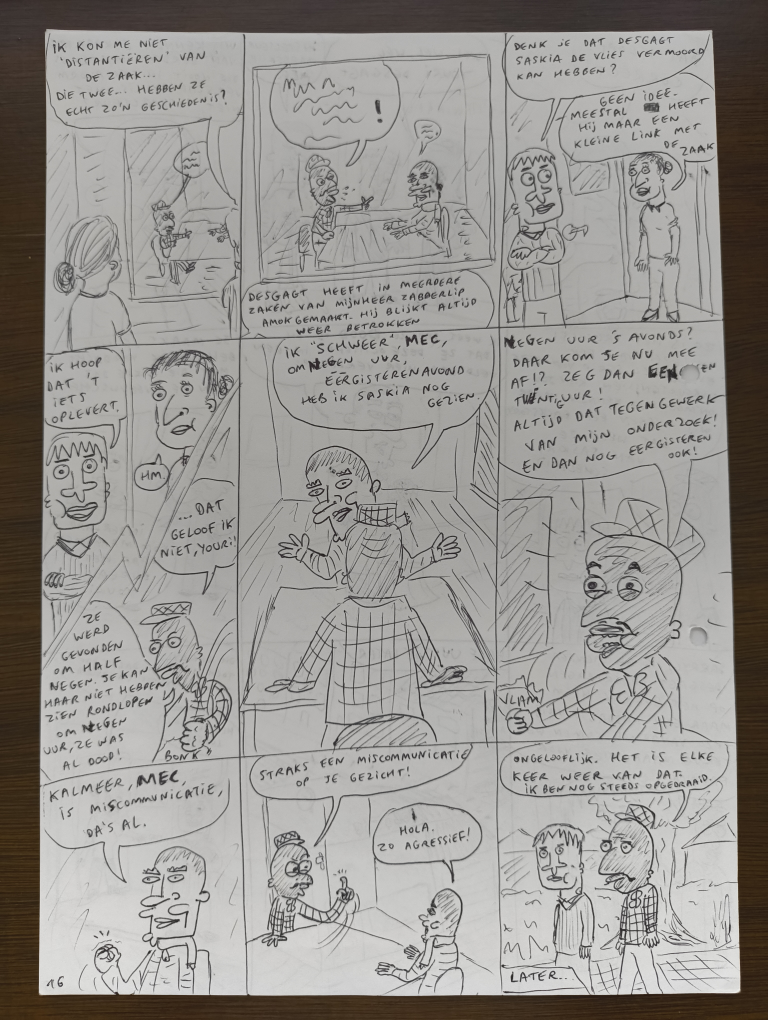
#> input picture albums/Inspecteur Zabberlip/Zonder twijfel een pistool - p16.jpg, 3072 x 4080 px (shown at 1/4 size); its folder holds only this picture in this run
$ python process_comic_pages.py
#> lines starting #> are read from the running program, lines starting #| are printed output that depends on the picture; after the words box and inside, x2 and y2 are one past the last pixel; in counts of white or black regions, pixels touching at a corner belong together
#> in process_image, img is the input picture: shape (4080, 3072, 3); mean B, G, R 144.7, 148.6, 151.3
import cv2
import numpy as np
import os
import argparse
from pathlib import Path

def order_points(pts):
    rect = np.zeros((4, 2), dtype="float32")
    s = pts.sum(axis=1)
    rect[0] = pts[np.argmin(s)]
    rect[2] = pts[np.argmax(s)]
    diff = np.diff(pts, axis=1)
    rect[1] = pts[np.argmin(diff)]
    rect[3] = pts[np.argmax(diff)]
    return rect

def get_page_mask_and_corners(img):
    ratio = img.shape[0] / 500.0
#> ratio = 8.16
    image = cv2.resize(img, (int(img.shape[1] / ratio), 500))
    gray = cv2.cvtColor(image, cv2.COLOR_BGR2GRAY)
    gray = cv2.GaussianBlur(gray, (5, 5), 0)
    _, thresh = cv2.threshold(gray, 0, 255, cv2.THRESH_BINARY + cv2.THRESH_OTSU)
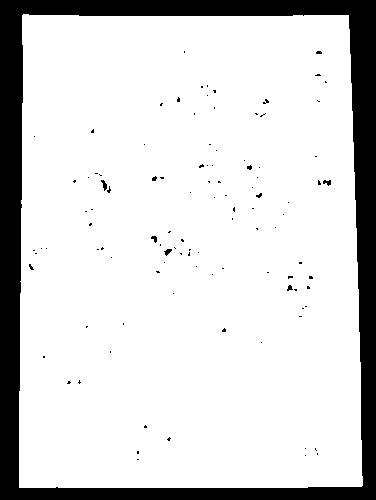
#> thresh: shape (500, 376); 84% white; 107 black regions (101 under 20 px)

    contours, _ = cv2.findContours(thresh, cv2.RETR_LIST, cv2.CHAIN_APPROX_SIMPLE)
#> contours = 114 contours, 102 with area under 20; largest, box (x1, y1, x2, y2) and area: (19, 14, 363, 488) 157768, (100, 179, 108, 192) 47, (322, 179, 332, 187) 42, (163, 248, 173, 257) 40, (150, 235, 158, 244) 36
    contours = sorted(contours, key=cv2.contourArea, reverse=True)
    if not contours: return None, None
    paper_cnt = contours[0]
#> paper_cnt = contour of 66 points, box (x1, y1, x2, y2) (19, 14, 363, 488), area 157768

    peri = cv2.arcLength(paper_cnt, True)
#> peri = 1624.7
    approx = cv2.approxPolyDP(paper_cnt, 0.01 * peri, True)
#> approx = [[23, 14], [19, 487], [361, 486], [348, 15]]
    if len(approx) != 4:
        rect = cv2.minAreaRect(paper_cnt)
        approx = np.intp(cv2.boxPoints(rect))

    mask = np.zeros(image.shape[:2], dtype=np.uint8)
    cv2.drawContours(mask, [paper_cnt], -1, 255, -1)
#> mask: shape (500, 376); 84.3% white; 1 black region, box (x1, y1, x2, y2) and area: (0, 0, 376, 500) 29425

    # Minimal 1px erosion for edge cleanup
    kernel = np.ones((3, 3), np.uint8)
    mask = cv2.erode(mask, kernel, iterations=1)
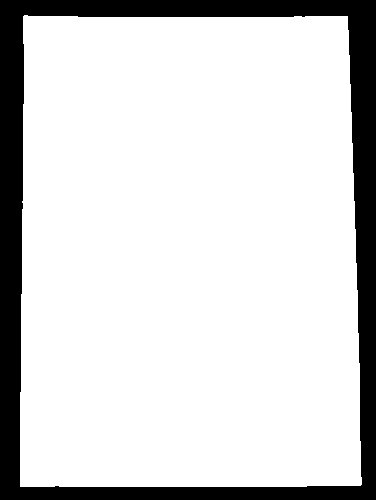
#> mask: shape (500, 376); 83.5% white; 1 black region, box (x1, y1, x2, y2) and area: (0, 0, 376, 500) 31068

    full_mask = cv2.resize(mask, (img.shape[1], img.shape[0]))
    return full_mask, approx.reshape(-1, 2) * ratio

def process_image(img_path, output_dir, mode="color"):
    img = cv2.imread(str(img_path))
    if img is None: return

    mask, pts = get_page_mask_and_corners(img)
#> pts = [[187.7, 114.2], [155, 3973.9], [2945.8, 3965.8], [2839.7, 122.4]]
    if pts is not None and mask is not None:
        rect = order_points(pts)
#> in order_points, `s = pts.sum(axis=1)`: s = [301.9, 4129, 6911.5, 2962.1]
#> in order_points, `diff = np.diff(pts, axis=1)`: diff = [-73.44, 3818.9, 1020, -2717.3]
#> rect = [[187.7, 114.2], [2839.7, 122.4], [2945.8, 3965.8], [155, 3973.9]]
        (tl, tr, br, bl) = rect
#> tl = [187.7, 114.2]; tr = [2839.7, 122.4]; br = [2945.8, 3965.8]; bl = [155, 3973.9]
        width = int(max(np.sqrt(((br[0] - bl[0]) ** 2) + ((br[1] - bl[1]) ** 2)),
                        np.sqrt(((tr[0] - tl[0]) ** 2) + ((tr[1] - tl[1]) ** 2))))
#> width = 2790
        height = int(max(np.sqrt(((tr[0] - br[0]) ** 2) + ((tr[1] - br[1]) ** 2)),
                         np.sqrt(((tl[0] - bl[0]) ** 2) + ((tl[1] - bl[1]) ** 2))))
#> height = 3859

        dst = np.array([[0, 0], [width - 1, 0], [width - 1, height - 1], [0, height - 1]], dtype="float32")
#> dst = [[0, 0], [2789, 0], [2789, 3858], [0, 3858]]
        M = cv2.getPerspectiveTransform(rect, dst)
#> M = [[1.05, 0.00887, -197.8], [-0.00324, 1.05, -119.7], [-1.6e-06, 1.36e-05, 1]]
        warped_img = cv2.warpPerspective(img, M, (width, height))
        warped_mask = cv2.warpPerspective(mask, M, (width, height))

        gray_warped = cv2.cvtColor(warped_img, cv2.COLOR_BGR2GRAY)
        blur_gray = cv2.GaussianBlur(gray_warped, (99, 99), 0)
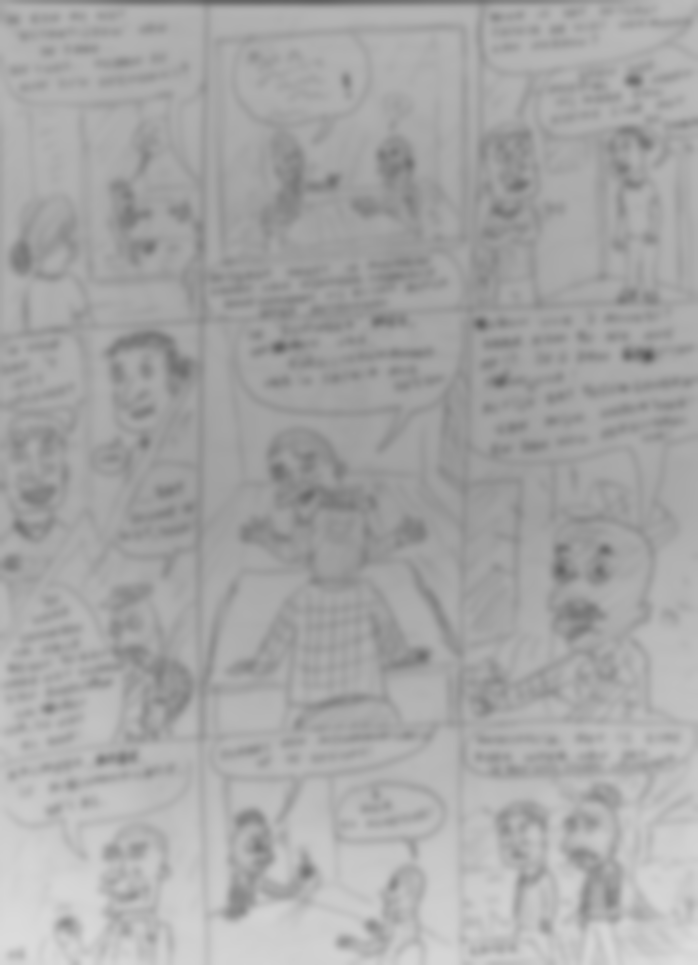
#> blur_gray: shape (3859, 2790) (shown at 1/4 size); min 89, max 222, mean 167.1
        blur_bgr = cv2.cvtColor(blur_gray, cv2.COLOR_GRAY2BGR).astype(np.float32) + 1e-6

        # Color normalization
        processed_rgb = warped_img.astype(np.float32) * 255.0 / blur_bgr
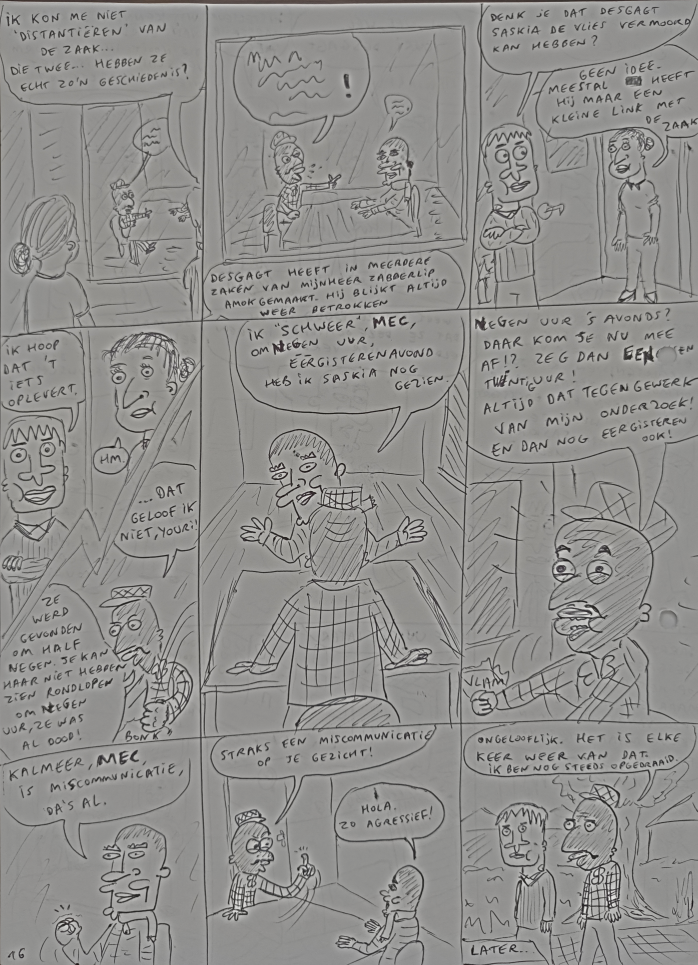
#> processed_rgb: shape (3859, 2790, 3) float32 (shown at 1/4 size); mean B, G, R 246.3, 247.6, 248.3; drawn with min black and max white
        processed_rgb = 255.0 - ((255.0 - processed_rgb) * 1.15)
        processed_rgb = np.clip(processed_rgb, 0, 255).astype(np.uint8)
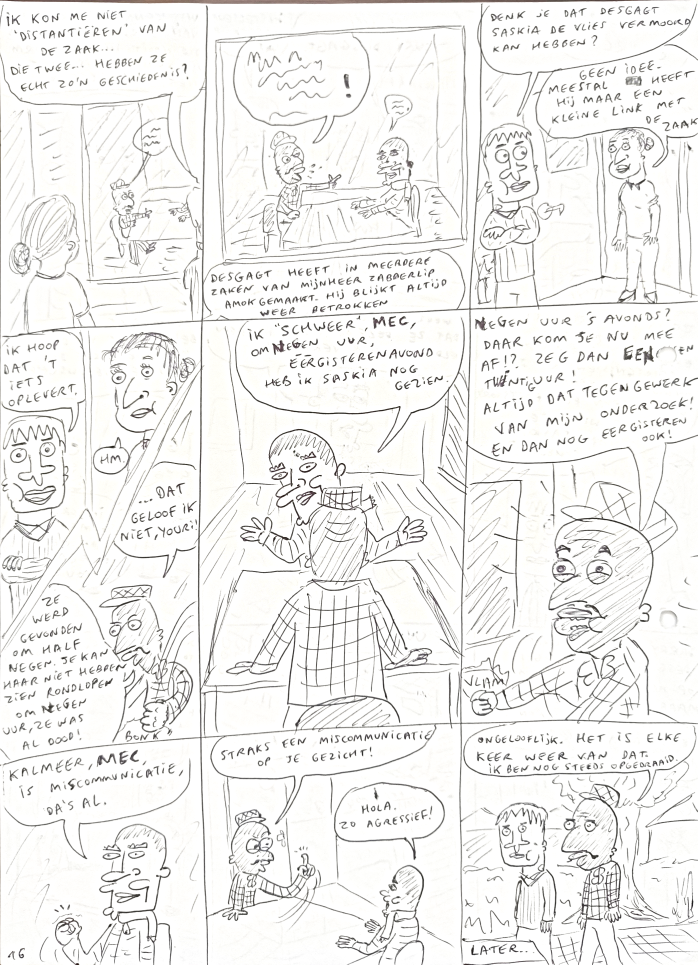
#> processed_rgb: shape (3859, 2790, 3) (shown at 1/4 size); mean B, G, R 238.6, 239.9, 240.3

        if mode == "bw":
            processed_rgb = cv2.cvtColor(processed_rgb, cv2.COLOR_BGR2GRAY)
            processed_rgb = cv2.cvtColor(processed_rgb, cv2.COLOR_GRAY2BGR)

        # Alpha Extraction
        norm_gray = gray_warped.astype(np.float32) * 255.0 / (blur_gray.astype(np.float32) + 1e-6)
        inv = 255.0 - norm_gray
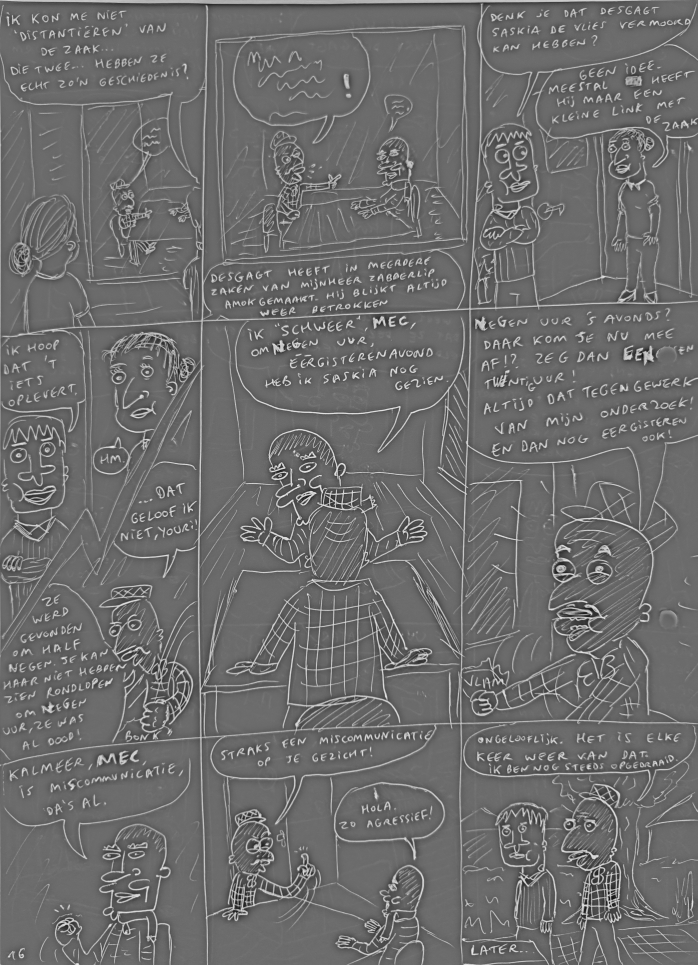
#> inv: shape (3859, 2790) float32 (shown at 1/4 size); min -173.3, max 233, mean 0.5; drawn with min black and max white
        ink_alpha = np.clip(inv * 2.2, 0, 255).astype(np.uint8)
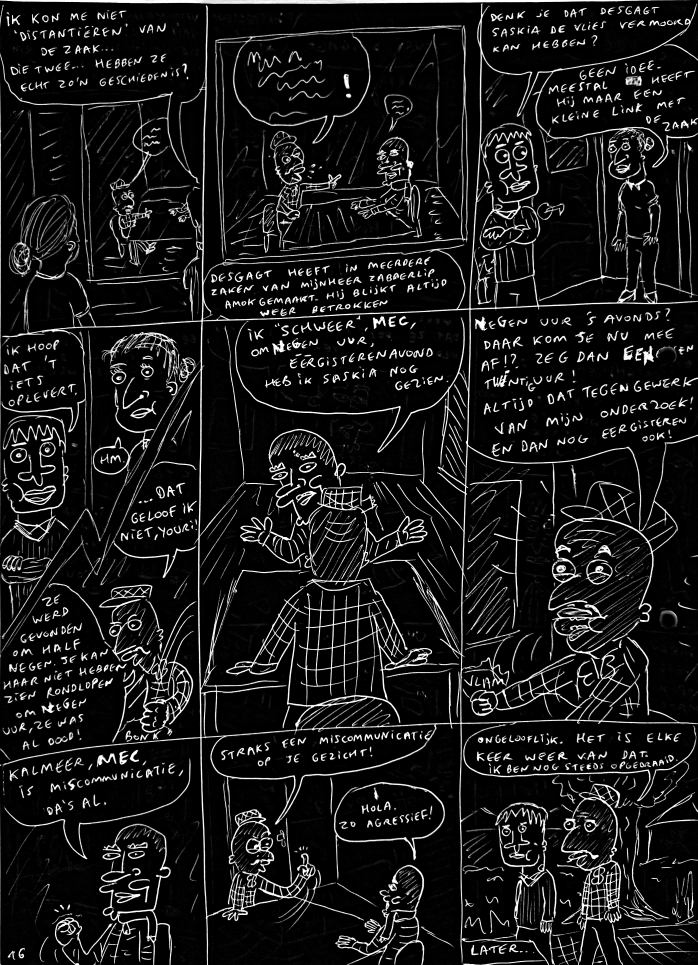
#> ink_alpha: shape (3859, 2790) (shown at 1/4 size); min 0, max 255, mean 25.7
        final_alpha = cv2.bitwise_and(ink_alpha, warped_mask)

        b, g, r = cv2.split(processed_rgb)
        final_art = cv2.merge((b, g, r, final_alpha))
    else:
        final_art = img

    cv2.imwrite(str(output_dir / f"{img_path.stem}.png"), final_art)
    print(f"  [Done] {img_path.name}")

def process_directory(input_dir, output_dir=None, mode="color"):
    input_path = Path(input_dir)
    if not input_path.exists(): return
    out_dir = input_path.parent / f"{input_path.name}_processed" if output_dir is None else Path(output_dir)
    out_dir.mkdir(parents=True, exist_ok=True)
    images = [f for f in input_path.iterdir() if f.suffix.lower() in {'.jpg', '.jpeg', '.png', '.webp'} and f.is_file()]
    print(f"Target: {out_dir} | Mode: {mode.upper()}")
    for img_path in images:
        process_image(img_path, out_dir, mode=mode)

if __name__ == "__main__":
    parser = argparse.ArgumentParser()
    parser.add_argument("input_folder", nargs="?", default=None, help="Folder to process. Defaults to all folders in 'albums/'")
    parser.add_argument("-o", "--output", type=str)
    parser.add_argument("--bw", action="store_true")
    args = parser.parse_args()

    albums_root = Path(r"D:\GIT\Web\Hantekeningen.be\albums")

    if args.input_folder:
        process_directory(args.input_folder, args.output, mode="bw" if args.bw else "color")
    else:
        print(f"No input folder specified. Scanning {albums_root}...")
        for folder in sorted(albums_root.iterdir()):
            if folder.is_dir() and folder.name != "holes" and not folder.name.endswith("_processed"):
                process_directory(folder, args.output, mode="bw" if args.bw else "color")
#> pass 2 of the loop `for folder in sorted(albums_root.iterdir()):`:
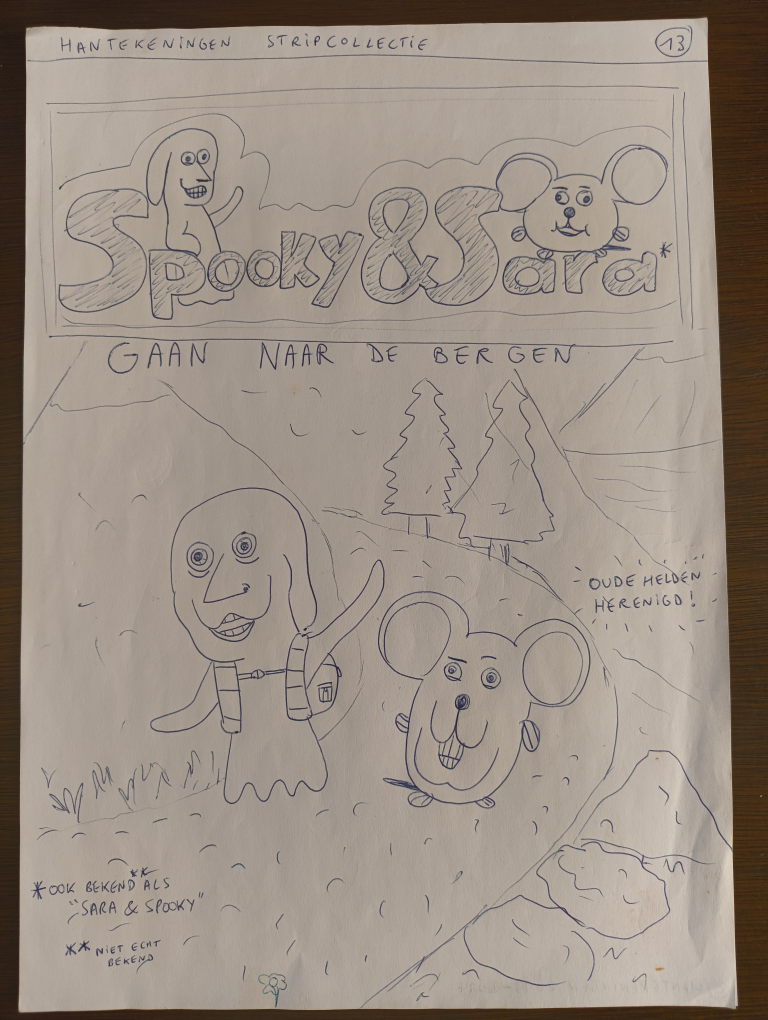
#> input picture albums/Spooky & Sara/Gaan naar de bergen - p00.jpg, 3072 x 4080 px (shown at 1/4 size)
#> in process_image, img is the input picture: shape (4080, 3072, 3); mean B, G, R 132.6, 143.1, 154.5
#> in get_page_mask_and_corners (call 2), `_, thresh = cv2.threshold(gray, 0, 255, cv2.THRESH_BINARY + cv2.THRESH..`:
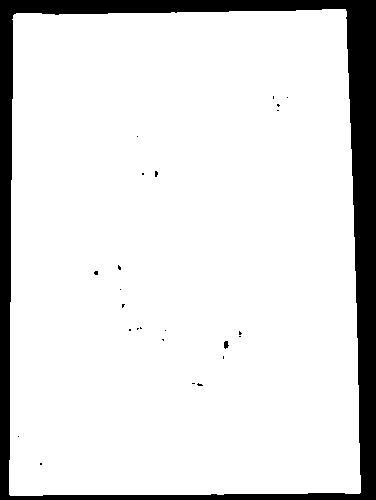
#> thresh: shape (500, 376); 88% white; 25 black regions (23 under 20 px)
#> contours = 25 contours, 21 with area under 20; largest, box (x1, y1, x2, y2) and area: (9, 9, 361, 496) 164850, (223, 340, 230, 350) 38, (154, 170, 159, 178) 22, (93, 270, 99, 276) 20
#> paper_cnt = contour of 86 points, box (x1, y1, x2, y2) (9, 9, 361, 496), area 164850
#> peri = 1662.8
#> approx = [[345, 9], [13, 15], [10, 495], [360, 492]]
#> pts = [[2815.2, 73.44], [106.1, 122.4], [81.6, 4039.2], [2937.6, 4014.7]]
#> rect = [[106.1, 122.4], [2815.2, 73.44], [2937.6, 4014.7], [81.6, 4039.2]]
#> tl = [106.1, 122.4]; tr = [2815.2, 73.44]; br = [2937.6, 4014.7]; bl = [81.6, 4039.2]
#> width = 2856
#> height = 3943
#> dst = [[0, 0], [2855, 0], [2855, 3942], [0, 3942]]
#> M = [[1.06, 0.00664, -113.6], [0.0192, 1.06, -132.1], [2.68e-06, 1.38e-05, 1]]
#> warped_img: shape (3943, 2856, 3)
#> warped_mask: shape (3943, 2856)
#> gray_warped: shape (3943, 2856)
#> blur_gray: shape (3943, 2856)
#> blur_bgr: shape (3943, 2856, 3) float32
#> norm_gray: shape (3943, 2856) float32
#> inv: shape (3943, 2856) float32
#> ink_alpha: shape (3943, 2856)
#> final_alpha: shape (3943, 2856)
#> b: shape (3943, 2856)
#> in process_image (call 2), `b, g, r = cv2.split(processed_rgb)`:
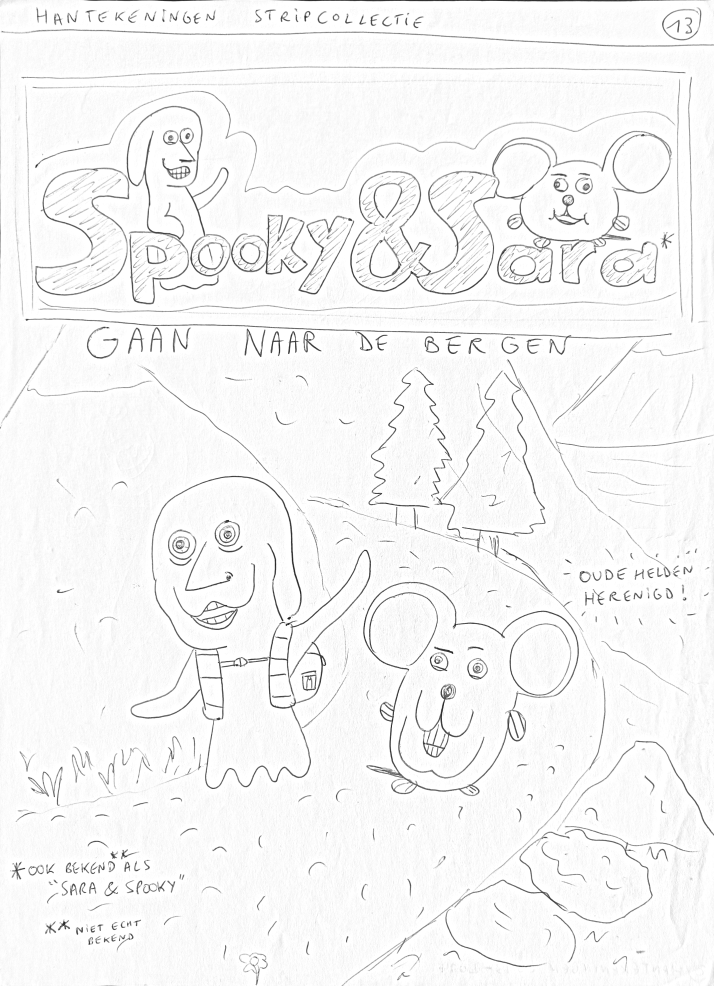
#> g: shape (3943, 2856) (shown at 1/4 size); min 5, max 255, mean 245.9
#> r: shape (3943, 2856)
#> final_art: shape (3943, 2856, 4)
